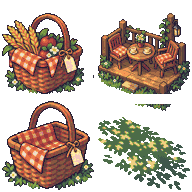
#> input picture assets/generated/r84/keepsakes.png, 192 x 192 px
$ python -i process-r84-art.py   (imports and definitions only)
#> lines starting #> are read from the running program, lines starting #| are printed output that depends on the picture; after the words box and inside, x2 and y2 are one past the last pixel; in counts of white or black regions, pixels touching at a corner belong together
#> further down, picture is the input picture: PIL image 192x192 RGBA; mean R, G, B, A 65, 49, 36.8, 127.6
"""Post-process imagegen output. No synthesized replacement artwork."""
from pathlib import Path
from PIL import Image, ImageOps
import json, hashlib, colorsys

ROOT=Path(__file__).resolve().parents[1]
OUT=ROOT/'assets/generated/r84'; M=ROOT/'docs/art/masters/r84'; E=ROOT/'docs/evidence/r84-art'
# [1 line that did not run here, left out]
# [1 line not run here, left out]
# [1 line that did not run here, left out]
# [1 line not run here, left out]
records=[]
def sha(p):return hashlib.sha256(p.read_bytes()).hexdigest()
def grade(im):
    im=im.convert('RGBA'); alpha=im.getchannel('A').point(lambda a:255 if a>=128 else 0)
#> after `alpha = im.getchannel('A').point(lambda a: 255 if a >= 128 else 0)`:
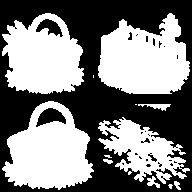
#> alpha: PIL image 192x192 L; 50.1% white; 25 black regions (19 under 20 px), largest, box (x1, y1, x2, y2) and area: (0, 0, 192, 192) 17661, (36, 108, 66, 127) 326, (36, 19, 63, 37) 248, (148, 153, 157, 162) 31, (141, 138, 150, 143) 22, (128, 32, 132, 40) 21
    result=im.convert('RGB').quantize(palette=pal,dither=Image.Dither.NONE).convert('RGBA')
    result.putalpha(alpha);result.paste((0,0,0,0),mask=ImageOps.invert(alpha));return result
#> after `result.putalpha(alpha)`:
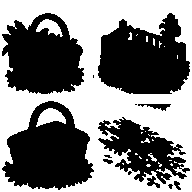
#> result: PIL image 192x192 RGBA; mean R, G, B, A 0, 0, 0, 127.6; transparent parts drawn white
# [11 lines left out: functions save, fit, not called in this run]
def cell(im,col,row,cols,rows):return im.crop((round(col*im.width/cols),round(row*im.height/rows),round((col+1)*im.width/cols),round((row+1)*im.height/rows)))
# [56 lines left out: functions metrics, main, not called in this run]
# [1 line not run here, left out]

>>> from PIL import Image
>>> picture = Image.open('../assets/generated/r84/keepsakes.png')
>>> result = grade(picture)

$ run again, on assets/generated/r84/grandma-2.png
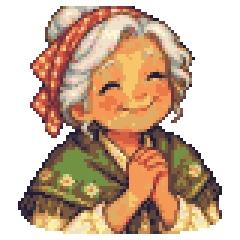
#> input picture assets/generated/r84/grandma-2.png, 80 x 80 px (shown 3 times larger)
#> picture is the input picture: PIL image 80x80 RGBA; mean R, G, B, A 103.6, 77, 55.1, 152.4
#> in grade, `alpha = im.getchannel('A').point(lambda a: 255 if a >= 128 else 0)`:
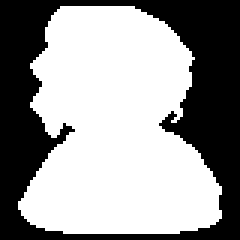
#> alpha: PIL image 80x80 L (shown 3 times larger); 59.8% white; 1 black region, box (x1, y1, x2, y2) and area: (0, 0, 80, 80) 2574
#> in grade, `result.putalpha(alpha)`:
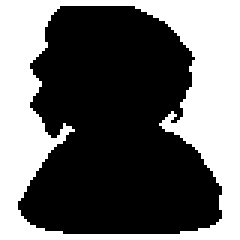
#> result: PIL image 80x80 RGBA (shown 3 times larger); mean R, G, B, A 0, 0, 0, 152.4; transparent parts drawn white
